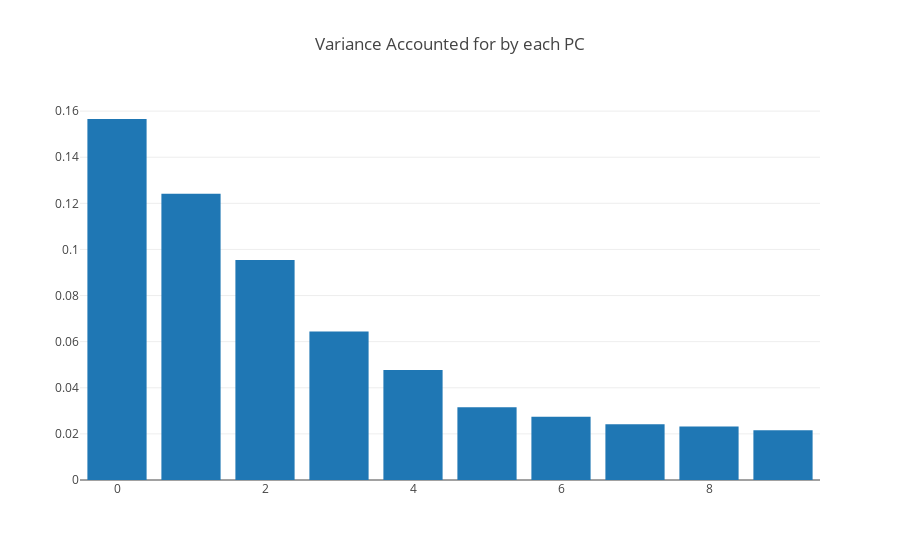

Notebook code cell kept with this figure:
### Code cell
x = ind_comp
y = var_exp

plotly.offline.iplot({
    "data": [go.Bar(x=x, y=y )],
        "layout": go.Layout(title="Variance Accounted for by each PC")
})

### Figure 1 — Plotly figure (JSON) as saved in the notebook; plotly's stock layout.template omitted (floating-point values rounded to 4 significant figures)
{"data": [{"type": "bar", "x": [0, 1, 2, 3, 4, 5, 6, 7, 8, 9], "y": [0.1566, 0.1242, 0.09545, 0.0644, 0.04768, 0.03152, 0.02746, 0.02421, 0.02324, 0.0216]}], "layout": {"title": "Variance Accounted for by each PC"}}
